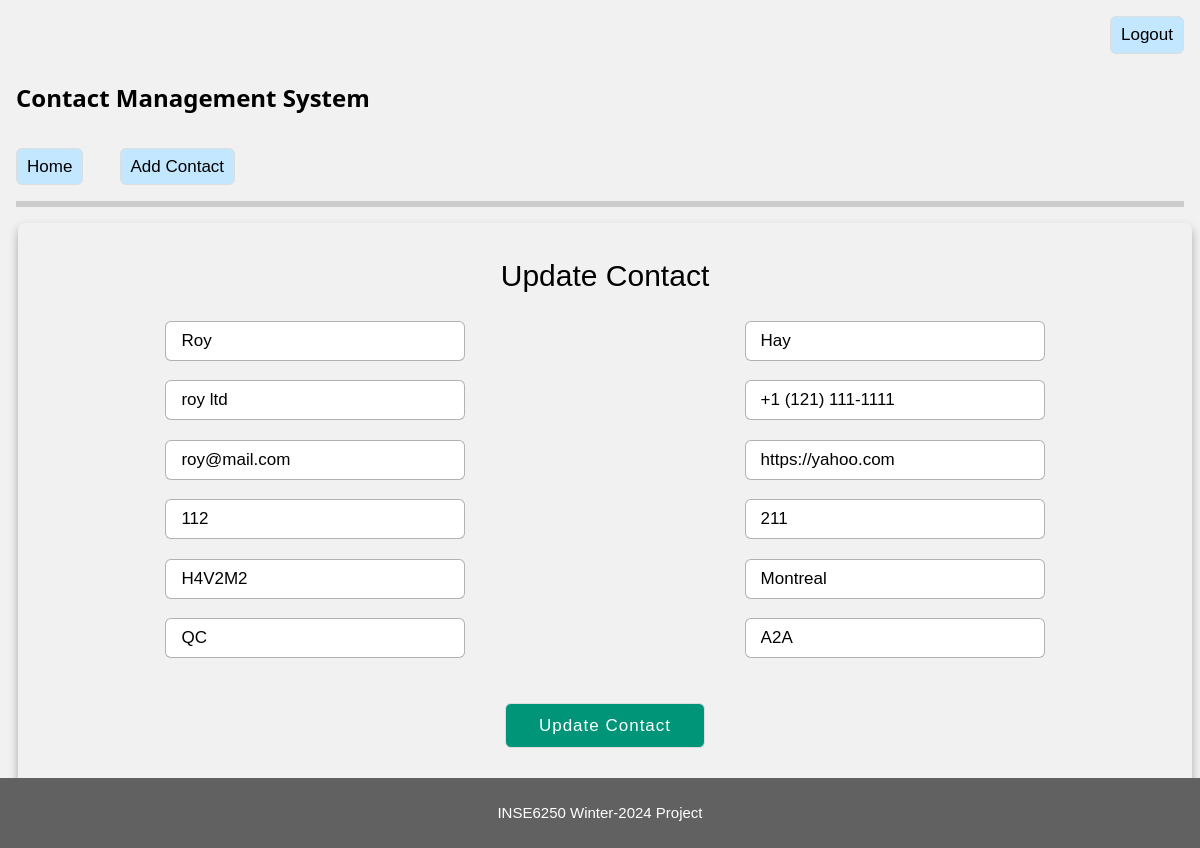
Screenshot of /contacts/update/3/ (signed in) with the database file from the repository.
### contacts/models.py (models this page shows, shortened)
class Contact(models.Model):
    firstName = models.CharField(max_length=200)
    lastName = models.CharField(max_length=200)
    company = models.CharField(max_length=200)
    phone = models.CharField(max_length=200)
    email = models.CharField(max_length=200)
    website = models.CharField(max_length=200)
    unitNumber = models.IntegerField()
    civicNumber = models.IntegerField()
    street = models.CharField(max_length=200)
    city = models.CharField(max_length=200)
    province = models.CharField(max_length=2)
    postalCode = models.CharField(max_length=3)
    createdAt = models.DateTimeField(default=datetime.now())

### contacts/views.py (the view)
# urls.py: path('update/<int:id>/', views.updateContact, name='updateContact'),
@login_required
def updateContact(req, id):
    if req.method == 'GET':
        if not req.session.get('urlref'):
            req.session['urlref'] = req.META.get('HTTP_REFERER')
        contact = get_object_or_404(Contact, pk=id)
        context = {'contact': contact}
        return render(req, 'contacts/updateContact.html', context=context)
    return doUpdateContact(req, id)

### templates/contacts/updateContact.html (shortened to what this page needs)
{% extends "base.html" %}
{% block content %}
{% if contact %}
<div class="addContact container_main">
  <div class="registration form">
    <header>Update Contact</header>
    <form action="{% url 'contacts:updateContact' contact.id %}" method="post">
      <div class="form-flex">
        <input type="text" required value="{{contact.firstName}}" name="firstname" placeholder="First Name">
        <input type="text" required value="{{contact.lastName}}" name="lastname" placeholder="Last Name">
        <input type="text" required value="{{contact.company}}" name="company" placeholder="Company">
        <input type="text" required value="{{contact.phone}}" name="phone" placeholder="Phone Number">
        <input type="text" required value="{{contact.email}}" name="email" placeholder="Email Address">
        <input type="text" required value="{{contact.website}}" name="website" placeholder="Website Address (http(s)://x.x)">
        <input type="number" required value="{{contact.unitNumber}}" name="unitNumber" placeholder="Unit Number">
        <input type="number" required value="{{contact.civicNumber}}" name="civicNumber" placeholder="Civic Number">
        <input type="text" required value="{{contact.street}}" name="street" placeholder="Street Code">
        <input type="text" required value="{{contact.city}}" name="city" placeholder="City">
        <input type="text" required value="{{contact.province}}" name="province" class="upper" maxlength="2" placeholder="Province (QC)">
        <input type="text" required value="{{contact.postalCode}}" name="postalCode" class="upper" maxlength="3" placeholder="Postal Code (A1A or 1A1)">
      </div>
      <button type="submit" class="button">Update Contact</button>
    </form>
  </div>
</div>
{% else %}
    <p style="text-align: center;">No contacts found </p>
{% endif %}
{% endblock %}

### contacts/static/css/contact.css (style rules this page uses)
html { box-sizing: border-box }
*, *:before, *:after { box-sizing: inherit }
html { -ms-text-size-adjust: 100%; -webkit-text-size-adjust: 100% }
body,h1,h2,h3,h4,h5,h6 { font-family: "Raleway", sans-serif }
body { margin: 0 }
article, aside, details, figcaption, figure, footer, header, main, menu, nav, section { display: block }
button, input, select, textarea, optgroup { font: inherit; margin: 0 }
button, input { overflow: visible }
button, select { text-transform: none }
html, body { font-family: Verdana, sans-serif; font-size: 15px; line-height: 1.5 }
html { overflow-x: hidden }
.btn, .button { border: none; display: inline-block; padding: 8px 16px; vertical-align: middle; overflow: hidden; text-decoration: none; color: inherit; background-color: inherit; text-align: center; cursor: pointer; white-space: nowrap }
.btn, .button { -webkit-touch-callout: none; -webkit-user-select: none; -khtml-user-select: none; -moz-user-select: none; -ms-user-select: none; user-select: none }
.content, .auto { margin-left: auto; margin-right: auto }
.content { max-width: 980px }
.light-grey, .hover-light-grey:hover, .light-gray, .hover-light-gray:hover { color: #000 !important; background-color: #f1f1f1 !important }

### contacts/static/css/style.css (style rules this page uses)
.container_main { text-align: center; border-radius: 7px; box-shadow: 0 5px 10px rgba(0, 0, 0, 0.3); }
.container_main .registration { width: 80%; text-align: center; margin: 0 auto !important; }
.container_main .form { padding: 2rem; }
.container_main .form header { font-size: 2rem; font-weight: 500; text-align: center; margin-bottom: 1.5rem; }
.form input { height: 40px; width: 300px; padding: 0 15px; font-size: 17px; margin-bottom: 1.3rem; border: 1px solid #ddd; border-radius: 6px; outline: none; border: 1px solid rgba(0, 0, 0, 0.3); }
.container_main .form .button { color: #fff; background: #009579; font-size: 1.2rem; font-weight: 500; letter-spacing: 1px; margin-top: 1.7rem; cursor: pointer; transition: 0.4s; height: 45px; width: 200px; padding: 0 15px; font-size: 17px; margin-bottom: 1.3rem; border: 1px solid #ddd; border-radius: 6px; outline: none; }
.form-flex { display: flex; flex-wrap: wrap; flex-direction: row; justify-content:space-between; }
.upper { text-transform: uppercase; }
::placeholder { text-transform: none; }
.addContact { margin-bottom: 50px; }
.button { color: #fff; font-size: 1.2rem; font-weight: 500; cursor: pointer; padding: 5px 10px; font-size: 17px; border: 1px solid #ddd; border-radius: 6px; outline: none; }

### rows the page displays
Contact: firstname "Roy", lastname "Hay", company "roy ltd", phone "+1 (121) 111-1111", email "roy@mail.com", website "https://yahoo.com", unitNumber "112", civicNumber "211", street "H4V2M2", city "Montreal", province "QC", postalCode "A2A"
